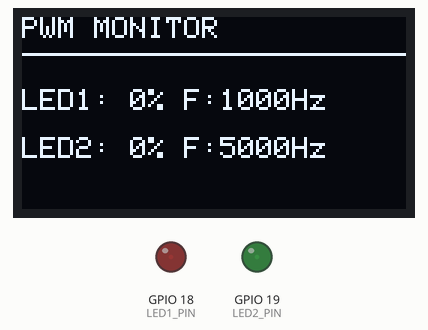
Bench run of a program on a simulated ESP32. Parts: 128×64 one-colour display, output pins drawn as LEDs (lit = HIGH). What the program prints to the serial monitor is not drawn.

Above: at 0.1 s.
At 9.92 s:
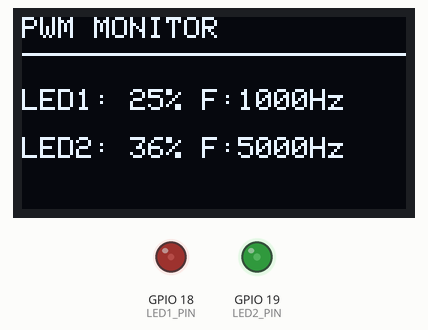
At 19.95 s:
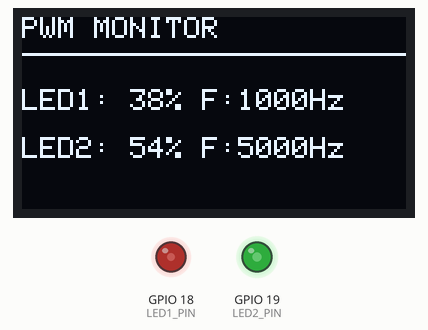
At 39.7 s:
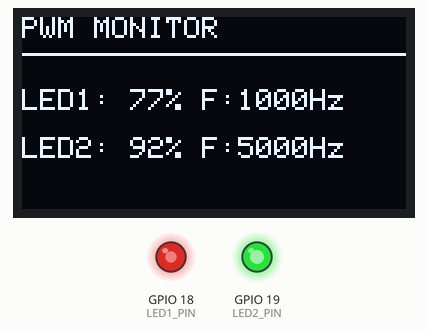
Timing chart, 0 to 40.0 s (numbered marks = the images above):
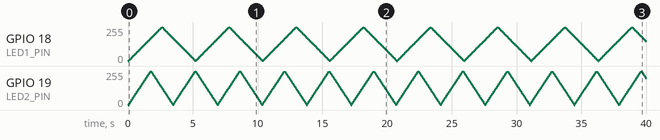

The program:

main.cpp
```cpp
#include <Arduino.h>
#include <Wire.h>
#include <Adafruit_GFX.h>
#include <Adafruit_SSD1306.h>

// ---------------- OLED settings ----------------
#define SCREEN_WIDTH 128
#define SCREEN_HEIGHT 64
#define OLED_SDA 21
#define OLED_SCL 22
#define OLED_ADDR 0x3C

// ---------------- LED pins ----------------
#define LED1_PIN 18
#define LED2_PIN 19

// ---------------- PWM settings ----------------
// LED1 uses channel 0 (LEDC timer 0), LED2 uses channel 2 (LEDC timer 1).
// On the original ESP32, channel pairs (0/1, 2/3, 4/5, 6/7) share a timer,
// so using channels 0 and 2 puts the LEDs on different timers.
// This allows two different PWM frequencies at the same time.
#define LED1_CH 0
#define LED2_CH 2
#define LED1_FREQ 1000   // Hz
#define LED2_FREQ 5000   // Hz
#define PWM_RES 8        // 8-bit resolution -> duty range 0..255
#define MAX_DUTY 255

Adafruit_SSD1306 display(SCREEN_WIDTH, SCREEN_HEIGHT, &Wire, -1);

// Current duty values (raw 0..255). The same values are written to
// the LEDs and shown on the OLED, so the display always matches.
int duty1 = 0;
int duty2 = 0;

// Fade step size per loop. Different steps make the LEDs fade
// at different speeds, so they are easy to tell apart.
int step1 = 2;
int step2 = 3;

unsigned long lastDisplay = 0;

// Convert raw duty value (0..255) to percentage (0..100)
int toPercent(int duty) {
  return duty * 100 / MAX_DUTY;
}

// Move duty up or down by one step; reverse direction at the limits
void fadeStep(int &duty, int &step) {
  duty += step;
  if (duty >= MAX_DUTY) {
    duty = MAX_DUTY;
    step = -step;
  } else if (duty <= 0) {
    duty = 0;
    step = -step;
  }
}

// Draw duty cycle and frequency of both LEDs on the OLED
void updateDisplay() {
  display.clearDisplay();
  display.setTextSize(1);
  display.setTextColor(SSD1306_WHITE);

  display.setCursor(0, 0);
  display.println("PWM MONITOR");
  display.drawLine(0, 12, 127, 12, SSD1306_WHITE);

  display.setCursor(0, 24);
  display.print("LED1: ");
  display.print(toPercent(duty1));
  display.print("% F:");
  display.print(LED1_FREQ);
  display.println("Hz");

  display.setCursor(0, 40);
  display.print("LED2: ");
  display.print(toPercent(duty2));
  display.print("% F:");
  display.print(LED2_FREQ);
  display.println("Hz");

  display.display();
}

void setup() {
  Serial.begin(115200);

  // Start I2C and OLED
  Wire.begin(OLED_SDA, OLED_SCL);
  if (!display.begin(SSD1306_SWITCHCAPVCC, OLED_ADDR)) {
    Serial.println("OLED initialization failed!");
    while (true) {
      delay(100);
    }
  }

  // Configure LEDC PWM (Arduino-ESP32 core 2.x API)
  ledcSetup(LED1_CH, LED1_FREQ, PWM_RES);
  ledcAttachPin(LED1_PIN, LED1_CH);
  ledcSetup(LED2_CH, LED2_FREQ, PWM_RES);
  ledcAttachPin(LED2_PIN, LED2_CH);

  updateDisplay();
}

void loop() {
  // Update duty values
  fadeStep(duty1, step1);
  fadeStep(duty2, step2);

  // Apply the same values to the PWM outputs
  ledcWrite(LED1_CH, duty1);
  ledcWrite(LED2_CH, duty2);

  // Refresh OLED and serial monitor every 100 ms
  if (millis() - lastDisplay >= 100) {
    lastDisplay = millis();
    updateDisplay();

    Serial.print("LED1: ");
    Serial.print(toPercent(duty1));
    Serial.print("% (");
    Serial.print(LED1_FREQ);
    Serial.print(" Hz)  LED2: ");
    Serial.print(toPercent(duty2));
    Serial.print("% (");
    Serial.print(LED2_FREQ);
    Serial.println(" Hz)");
  }

  delay(15);
}
```
